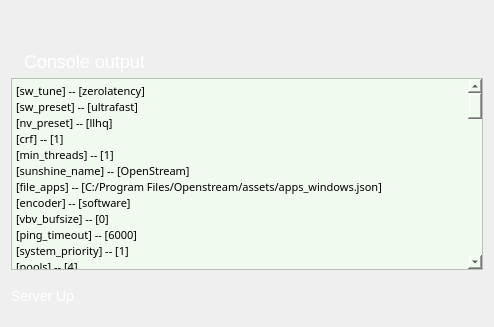
      <widget class="QWidget" name="page">
       <layout class="QVBoxLayout" name="verticalLayout_2">
        <item>
         <spacer name="verticalSpacer">
          <property name="orientation">
           <enum>Qt::Vertical</enum>
          </property>
          <property name="sizeHint" stdset="0">
           <size>
            <width>20</width>
            <height>40</height>
           </size>
          </property>
         </spacer>
        </item>
        <item>
         <layout class="QHBoxLayout" name="horizontalLayout_3">
          <item>
           <widget class="QLabel" name="label_2">
            <property name="text">
             <string/>
            </property>
            <property name="pixmap">
             <pixmap>:/resources/icons/terminal-ic.png</pixmap>
            </property>
           </widget>
          </item>
          <item>
           <widget class="QLabel" name="console_output_label">
            <property name="sizePolicy">
             <sizepolicy hsizetype="Fixed" vsizetype="Minimum">
              <horstretch>10</horstretch>
              <verstretch>0</verstretch>
             </sizepolicy>
            </property>
            <property name="styleSheet">
             <string notr="true">color: rgb(255, 255, 255);
font: &quot;Open Sans&quot;;
font-size: 18px;</string>
            </property>
            <property name="text">
             <string>Console output</string>
            </property>
            <property name="alignment">
             <set>Qt::AlignLeading|Qt::AlignLeft|Qt::AlignTop</set>
            </property>
           </widget>
          </item>
          <item>
           <spacer name="horizontalSpacer">
            <property name="orientation">
             <enum>Qt::Horizontal</enum>
            </property>
            <property name="sizeHint" stdset="0">
             <size>
              <width>338</width>
              <height>20</height>
             </size>
            </property>
           </spacer>
          </item>
         </layout>
        </item>
        <item>
         <widget class="QTextEdit" name="textEdit">
          <property name="sizePolicy">
           <sizepolicy hsizetype="Expanding" vsizetype="Expanding">
            <horstretch>0</horstretch>
            <verstretch>1</verstretch>
           </sizepolicy>
          </property>
          <property name="font">
           <font>
            <family>Arial Black</family>
            <weight>50</weight>
            <italic>false</italic>
            <bold>false</bold>
           </font>
          </property>
          <property name="styleSheet">
           <string notr="true">background-color: rgb(241, 250, 238);
color: rgb(0, 0, 0);
font: &quot;Open Sans&quot;;
</string>
          </property>
          <property name="html">
           <string>&lt;!DOCTYPE HTML PUBLIC &quot;-//W3C//DTD HTML 4.0//EN&quot; &quot;http://www.w3.org/TR/REC-html40/strict.dtd&quot;&gt;
&lt;html&gt;&lt;head&gt;&lt;meta name=&quot;qrichtext&quot; content=&quot;1&quot; /&gt;&lt;style type=&quot;text/css&quot;&gt;
p, li { white-space: pre-wrap; }
&lt;/style&gt;&lt;/head&gt;&lt;body style=&quot; font-family:'Arial Black'; font-size:8.25pt; font-weight:400; font-style:normal;&quot;&gt;
&lt;p style=&quot; margin-top:0px; margin-bottom:0px; margin-left:0px; margin-right:0px; -qt-block-indent:0; text-indent:0px;&quot;&gt;&lt;span style=&quot; font-family:'Open Sans Semibold'; font-size:8pt;&quot;&gt;[sw_tune] -- [zerolatency]&lt;/span&gt;&lt;/p&gt;
&lt;p style=&quot; margin-top:0px; margin-bottom:0px; margin-left:0px; margin-right:0px; -qt-block-indent:0; text-indent:0px;&quot;&gt;&lt;span style=&quot; font-family:'Open Sans Semibold'; font-size:8pt;&quot;&gt;[sw_preset] -- [ultrafast]&lt;/span&gt;&lt;/p&gt;
&lt;p style=&quot; margin-top:0px; margin-bottom:0px; margin-left:0px; margin-right:0px; -qt-block-indent:0; text-indent:0px;&quot;&gt;&lt;span style=&quot; font-family:'Open Sans Semibold'; font-size:8pt;&quot;&gt;[nv_preset] -- [llhq]&lt;/span&gt;&lt;/p&gt;
&lt;p style=&quot; margin-top:0px; margin-bottom:0px; margin-left:0px; margin-right:0px; -qt-block-indent:0; text-indent:0px;&quot;&gt;&lt;span style=&quot; font-family:'Open Sans Semibold'; font-size:8pt;&quot;&gt;[crf] -- [1]&lt;/span&gt;&lt;/p&gt;
&lt;p style=&quot; margin-top:0px; margin-bottom:0px; margin-left:0px; margin-right:0px; -qt-block-indent:0; text-indent:0px;&quot;&gt;&lt;span style=&quot; font-family:'Open Sans Semibold'; font-size:8pt;&quot;&gt;[min_threads] -- [1]&lt;/span&gt;&lt;/p&gt;
&lt;p style=&quot; margin-top:0px; margin-bottom:0px; margin-left:0px; margin-right:0px; -qt-block-indent:0; text-indent:0px;&quot;&gt;&lt;span style=&quot; font-family:'Open Sans Semibold'; font-size:8pt;&quot;&gt;[sunshine_name] -- [OpenStream]&lt;/span&gt;&lt;/p&gt;
&lt;p style=&quot; margin-top:0px; margin-bottom:0px; margin-left:0px; margin-right:0px; -qt-block-indent:0; text-indent:0px;&quot;&gt;&lt;span style=&quot; font-family:'Open Sans Semibold'; font-size:8pt;&quot;&gt;[file_apps] -- [C:/Program Files/Openstream/assets/apps_windows.json]&lt;/span&gt;&lt;/p&gt;
&lt;p style=&quot; margin-top:0px; margin-bottom:0px; margin-left:0px; margin-right:0px; -qt-block-indent:0; text-indent:0px;&quot;&gt;&lt;span style=&quot; font-family:'Open Sans Semibold'; font-size:8pt;&quot;&gt;[encoder] -- [software]&lt;/span&gt;&lt;/p&gt;
&lt;p style=&quot; margin-top:0px; margin-bottom:0px; margin-left:0px; margin-right:0px; -qt-block-indent:0; text-indent:0px;&quot;&gt;&lt;span style=&quot; font-family:'Open Sans Semibold'; font-size:8pt;&quot;&gt;[vbv_bufsize] -- [0]&lt;/span&gt;&lt;/p&gt;
&lt;p style=&quot; margin-top:0px; margin-bottom:0px; margin-left:0px; margin-right:0px; -qt-block-indent:0; text-indent:0px;&quot;&gt;&lt;span style=&quot; font-family:'Open Sans Semibold'; font-size:8pt;&quot;&gt;[ping_timeout] -- [6000]&lt;/span&gt;&lt;/p&gt;
&lt;p style=&quot; margin-top:0px; margin-bottom:0px; margin-left:0px; margin-right:0px; -qt-block-indent:0; text-indent:0px;&quot;&gt;&lt;span style=&quot; font-family:'Open Sans Semibold'; font-size:8pt;&quot;&gt;[system_priority] -- [1]&lt;/span&gt;&lt;/p&gt;
&lt;p style=&quot; margin-top:0px; margin-bottom:0px; margin-left:0px; margin-right:0px; -qt-block-indent:0; text-indent:0px;&quot;&gt;&lt;span style=&quot; font-family:'Open Sans Semibold'; font-size:8pt;&quot;&gt;[pools] -- [4]&lt;/span&gt;&lt;/p&gt;
&lt;p style=&quot; margin-top:0px; margin-bottom:0px; margin-left:0px; margin-right:0px; -qt-block-indent:0; text-indent:0px;&quot;&gt;&lt;span style=&quot; font-family:'Open Sans Semibold'; font-size:8pt;&quot;&gt;[fec_percentage] -- [30]&lt;/span&gt;&lt;/p&gt;
&lt;p style=&quot; margin-top:0px; margin-bottom:0px; margin-left:0px; margin-right:0px; -qt-block-indent:0; text-indent:0px;&quot;&gt;&lt;span style=&quot; font-family:'Open Sans Semibold'; font-size:8pt;&quot;&gt;[qp] -- [15]&lt;/span&gt;&lt;/p&gt;
&lt;p style=&quot; margin-top:0px; margin-bottom:0px; margin-left:0px; margin-right:0px; -qt-block-indent:0; text-indent:0px;&quot;&gt;&lt;span style=&quot; font-family:'Open Sans Semibold'; font-size:8pt;&quot;&gt;[min_log_level] -- [2]&lt;/span&gt;&lt;/p&gt;
&lt;p style=&quot; margin-top:0px; margin-bottom:0px; margin-left:0px; margin-right:0px; -qt-block-indent:0; text-indent:0px;&quot;&gt;&lt;span style=&quot; font-family:'Open Sans Semibold'; font-size:8pt;&quot;&gt;[nv_rc] -- [cbr_hq]&lt;/span&gt;&lt;/p&gt;
&lt;p style=&quot; margin-top:0px; margin-bottom:0px; margin-left:0px; margin-right:0px; -qt-block-indent:0; text-indent:0px;&quot;&gt;&lt;span style=&quot; font-family:'Open Sans Semibold'; font-size:8pt;&quot;&gt;[hevc_mode] -- [2]&lt;/span&gt;&lt;/p&gt;
&lt;p style=&quot; margin-top:0px; margin-bottom:0px; margin-left:0px; margin-right:0px; -qt-block-indent:0; text-indent:0px;&quot;&gt;&lt;span style=&quot; font-family:'Open Sans Semibold'; font-size:8pt;&quot;&gt;[vbv_maxrate] -- [0]&lt;/span&gt;&lt;/p&gt;
&lt;p style=&quot; margin-top:0px; margin-bottom:0px; margin-left:0px; margin-right:0px; -qt-block-indent:0; text-indent:0px;&quot;&gt;&lt;span style=&quot; font-family:'Open Sans Semibold'; font-size:8pt;&quot;&gt;[file_state] -- [C:/Program Files/Openstream/sunshine_state.json]&lt;/span&gt;&lt;/p&gt;
&lt;p style=&quot; margin-top:0px; margin-bottom:0px; margin-left:0px; margin-right:0px; -qt-block-indent:0; text-indent:0px;&quot;&gt;&lt;span style=&quot; font-family:'Open Sans Semibold'; font-size:8pt;&quot;&gt;[2020-12-02 17:44:55.001041] [0x00000ba8] [info]    Starting streamming host...&lt;/span&gt;&lt;/p&gt;
&lt;p style=&quot; margin-top:0px; margin-bottom:0px; margin-left:0px; margin-right:0px; -qt-block-indent:0; text-indent:0px;&quot;&gt;&lt;span style=&quot; font-family:'Open Sans Semibold'; font-size:8pt;&quot;&gt;[2020:12:02:17:44:55]: Warning: Couldn't setup connection to ViGEm for gamepad support [E0000001]&lt;/span&gt;&lt;/p&gt;
&lt;p style=&quot; margin-top:0px; margin-bottom:0px; margin-left:0px; margin-right:0px; -qt-block-indent:0; text-indent:0px;&quot;&gt;&lt;span style=&quot; font-family:'Open Sans Semibold'; font-size:8pt;&quot;&gt;[2020:12:02:17:44:55]: Info: &lt;/span&gt;&lt;/p&gt;
&lt;p style=&quot; margin-top:0px; margin-bottom:0px; margin-left:0px; margin-right:0px; -qt-block-indent:0; text-indent:0px;&quot;&gt;&lt;span style=&quot; font-family:'Open Sans Semibold'; font-size:8pt;&quot;&gt;Device Description : NVIDIA GeForce 8400GS&lt;/span&gt;&lt;/p&gt;
&lt;p style=&quot; margin-top:0px; margin-bottom:0px; margin-left:0px; margin-right:0px; -qt-block-indent:0; text-indent:0px;&quot;&gt;&lt;span style=&quot; font-family:'Open Sans Semibold'; font-size:8pt;&quot;&gt;Device Vendor ID   : 0x000010DE&lt;/span&gt;&lt;/p&gt;
&lt;p style=&quot; margin-top:0px; margin-bottom:0px; margin-left:0px; margin-right:0px; -qt-block-indent:0; text-indent:0px;&quot;&gt;&lt;span style=&quot; font-family:'Open Sans Semibold'; font-size:8pt;&quot;&gt;Device Device ID   : 0x000010C3&lt;/span&gt;&lt;/p&gt;
&lt;p style=&quot; margin-top:0px; margin-bottom:0px; margin-left:0px; margin-right:0px; -qt-block-indent:0; text-indent:0px;&quot;&gt;&lt;span style=&quot; font-family:'Open Sans Semibold'; font-size:8pt;&quot;&gt;Device Video Mem   : 459 MiB&lt;/span&gt;&lt;/p&gt;
&lt;p style=&quot; margin-top:0px; margin-bottom:0px; margin-left:0px; margin-right:0px; -qt-block-indent:0; text-indent:0px;&quot;&gt;&lt;span style=&quot; font-family:'Open Sans Semibold'; font-size:8pt;&quot;&gt;Device Sys Mem     : 0 MiB&lt;/span&gt;&lt;/p&gt;
&lt;p style=&quot; margin-top:0px; margin-bottom:0px; margin-left:0px; margin-right:0px; -qt-block-indent:0; text-indent:0px;&quot;&gt;&lt;span style=&quot; font-family:'Open Sans Semibold'; font-size:8pt;&quot;&gt;Share Sys Mem      : 3583 MiB&lt;/span&gt;&lt;/p&gt;
&lt;p style=&quot; margin-top:0px; margin-bottom:0px; margin-left:0px; margin-right:0px; -qt-block-indent:0; text-indent:0px;&quot;&gt;&lt;span style=&quot; font-family:'Open Sans Semibold'; font-size:8pt;&quot;&gt;Feature Level      : 0x0000A100&lt;/span&gt;&lt;/p&gt;
&lt;p style=&quot; margin-top:0px; margin-bottom:0px; margin-left:0px; margin-right:0px; -qt-block-indent:0; text-indent:0px;&quot;&gt;&lt;span style=&quot; font-family:'Open Sans Semibold'; font-size:8pt;&quot;&gt;Capture size       : 1360x768&lt;/span&gt;&lt;/p&gt;
&lt;p style=&quot; margin-top:0px; margin-bottom:0px; margin-left:0px; margin-right:0px; -qt-block-indent:0; text-indent:0px;&quot;&gt;&lt;span style=&quot; font-family:'Open Sans Semibold'; font-size:8pt;&quot;&gt;[2020:12:02:17:44:55]: Info: &lt;/span&gt;&lt;/p&gt;
&lt;p style=&quot; margin-top:0px; margin-bottom:0px; margin-left:0px; margin-right:0px; -qt-block-indent:0; text-indent:0px;&quot;&gt;&lt;span style=&quot; font-family:'Open Sans Semibold'; font-size:8pt;&quot;&gt;Device Description : NVIDIA GeForce 8400GS&lt;/span&gt;&lt;/p&gt;
&lt;p style=&quot; margin-top:0px; margin-bottom:0px; margin-left:0px; margin-right:0px; -qt-block-indent:0; text-indent:0px;&quot;&gt;&lt;span style=&quot; font-family:'Open Sans Semibold'; font-size:8pt;&quot;&gt;Device Vendor ID   : 0x000010DE&lt;/span&gt;&lt;/p&gt;
&lt;p style=&quot; margin-top:0px; margin-bottom:0px; margin-left:0px; margin-right:0px; -qt-block-indent:0; text-indent:0px;&quot;&gt;&lt;span style=&quot; font-family:'Open Sans Semibold'; font-size:8pt;&quot;&gt;Device Device ID   : 0x000010C3&lt;/span&gt;&lt;/p&gt;
&lt;p style=&quot; margin-top:0px; margin-bottom:0px; margin-left:0px; margin-right:0px; -qt-block-indent:0; text-indent:0px;&quot;&gt;&lt;span style=&quot; font-family:'Open Sans Semibold'; font-size:8pt;&quot;&gt;Device Video Mem   : 459 MiB&lt;/span&gt;&lt;/p&gt;
&lt;p style=&quot; margin-top:0px; margin-bottom:0px; margin-left:0px; margin-right:0px; -qt-block-indent:0; text-indent:0px;&quot;&gt;&lt;span style=&quot; font-family:'Open Sans Semibold'; font-size:8pt;&quot;&gt;Device Sys Mem     : 0 MiB&lt;/span&gt;&lt;/p&gt;
&lt;p style=&quot; margin-top:0px; margin-bottom:0px; margin-left:0px; margin-right:0px; -qt-block-indent:0; text-indent:0px;&quot;&gt;&lt;span style=&quot; font-family:'Open Sans Semibold'; font-size:8pt;&quot;&gt;Share Sys Mem      : 3583 MiB&lt;/span&gt;&lt;/p&gt;
&lt;p style=&quot; margin-top:0px; margin-bottom:0px; margin-left:0px; margin-right:0px; -qt-block-indent:0; text-indent:0px;&quot;&gt;&lt;span style=&quot; font-family:'Open Sans Semibold'; font-size:8pt;&quot;&gt;Feature Level      : 0x0000A100&lt;/span&gt;&lt;/p&gt;
&lt;p style=&quot; margin-top:0px; margin-bottom:0px; margin-left:0px; margin-right:0px; -qt-block-indent:0; text-indent:0px;&quot;&gt;&lt;span style=&quot; font-family:'Open Sans Semibold'; font-size:8pt;&quot;&gt;Capture size       : 1360x768&lt;/span&gt;&lt;/p&gt;
&lt;p style=&quot; margin-top:0px; margin-bottom:0px; margin-left:0px; margin-right:0px; -qt-block-indent:0; text-indent:0px;&quot;&gt;&lt;span style=&quot; font-family:'Open Sans Semibold'; font-size:8pt;&quot;&gt;[2020:12:02:17:44:55]: Info: &lt;/span&gt;&lt;/p&gt;
&lt;p style=&quot; margin-top:0px; margin-bottom:0px; margin-left:0px; margin-right:0px; -qt-block-indent:0; text-indent:0px;&quot;&gt;&lt;span style=&quot; font-family:'Open Sans Semibold'; font-size:8pt;&quot;&gt;Device Description : NVIDIA GeForce 8400GS&lt;/span&gt;&lt;/p&gt;
&lt;p style=&quot; margin-top:0px; margin-bottom:0px; margin-left:0px; margin-right:0px; -qt-block-indent:0; text-indent:0px;&quot;&gt;&lt;span style=&quot; font-family:'Open Sans Semibold'; font-size:8pt;&quot;&gt;Device Vendor ID   : 0x000010DE&lt;/span&gt;&lt;/p&gt;
&lt;p style=&quot; margin-top:0px; margin-bottom:0px; margin-left:0px; margin-right:0px; -qt-block-indent:0; text-indent:0px;&quot;&gt;&lt;span style=&quot; font-family:'Open Sans Semibold'; font-size:8pt;&quot;&gt;Device Device ID   : 0x000010C3&lt;/span&gt;&lt;/p&gt;
&lt;p style=&quot; margin-top:0px; margin-bottom:0px; margin-left:0px; margin-right:0px; -qt-block-indent:0; text-indent:0px;&quot;&gt;&lt;span style=&quot; font-family:'Open Sans Semibold'; font-size:8pt;&quot;&gt;Device Video Mem   : 459 MiB&lt;/span&gt;&lt;/p&gt;
&lt;p style=&quot; margin-top:0px; margin-bottom:0px; margin-left:0px; margin-right:0px; -qt-block-indent:0; text-indent:0px;&quot;&gt;&lt;span style=&quot; font-family:'Open Sans Semibold'; font-size:8pt;&quot;&gt;Device Sys Mem     : 0 MiB&lt;/span&gt;&lt;/p&gt;
&lt;p style=&quot; margin-top:0px; margin-bottom:0px; margin-left:0px; margin-right:0px; -qt-block-indent:0; text-indent:0px;&quot;&gt;&lt;span style=&quot; font-family:'Open Sans Semibold'; font-size:8pt;&quot;&gt;Share Sys Mem      : 3583 MiB&lt;/span&gt;&lt;/p&gt;
&lt;p style=&quot; margin-top:0px; margin-bottom:0px; margin-left:0px; margin-right:0px; -qt-block-indent:0; text-indent:0px;&quot;&gt;&lt;span style=&quot; font-family:'Open Sans Semibold'; font-size:8pt;&quot;&gt;Feature Level      : 0x0000A100&lt;/span&gt;&lt;/p&gt;
&lt;p style=&quot; margin-top:0px; margin-bottom:0px; margin-left:0px; margin-right:0px; -qt-block-indent:0; text-indent:0px;&quot;&gt;&lt;span style=&quot; font-family:'Open Sans Semibold'; font-size:8pt;&quot;&gt;Capture size       : 1360x768&lt;/span&gt;&lt;/p&gt;
&lt;p style=&quot;-qt-paragraph-type:empty; margin-top:0px; margin-bottom:0px; margin-left:0px; margin-right:0px; -qt-block-indent:0; text-indent:0px; font-family:'Open Sans Semibold'; font-size:8pt;&quot;&gt;&lt;br /&gt;&lt;/p&gt;
&lt;p style=&quot; margin-top:0px; margin-bottom:0px; margin-left:0px; margin-right:0px; -qt-block-indent:0; text-indent:0px;&quot;&gt;&lt;span style=&quot; font-family:'Open Sans Semibold'; font-size:8pt; color:#000000;&quot;&gt;x265 [info]: HEVC encoder version 3.4&lt;/span&gt;&lt;/p&gt;
&lt;p style=&quot; margin-top:0px; margin-bottom:0px; margin-left:0px; margin-right:0px; -qt-block-indent:0; text-indent:0px;&quot;&gt;&lt;span style=&quot; font-family:'Open Sans Semibold'; font-size:8pt; color:#000000;&quot;&gt;x265 [info]: build info [Windows][GCC 10.1.0][64 bit] 8bit+10bit+12bit&lt;/span&gt;&lt;/p&gt;
&lt;p style=&quot; margin-top:0px; margin-bottom:0px; margin-left:0px; margin-right:0px; -qt-block-indent:0; text-indent:0px;&quot;&gt;&lt;span style=&quot; font-family:'Open Sans Semibold'; font-size:8pt; color:#000000;&quot;&gt;x265 [info]: using cpu capabilities: MMX2 SSE2Fast SSSE3 SSE4.2 AVX&lt;/span&gt;&lt;/p&gt;
&lt;p style=&quot; margin-top:0px; margin-bottom:0px; margin-left:0px; margin-right:0px; -qt-block-indent:0; text-indent:0px;&quot;&gt;&lt;span style=&quot; font-family:'Open Sans Semibold'; font-size:8pt; color:#000000;&quot;&gt;x265 [info]: Main profile, Level-4.1 (Main tier)&lt;/span&gt;&lt;/p&gt;
&lt;p style=&quot; margin-top:0px; margin-bottom:0px; margin-left:0px; margin-right:0px; -qt-block-indent:0; text-indent:0px;&quot;&gt;&lt;span style=&quot; font-family:'Open Sans Semibold'; font-size:8pt; color:#000000;&quot;&gt;x265 [info]: Thread pool created using 4 threads&lt;/span&gt;&lt;/p&gt;
&lt;p style=&quot; margin-top:0px; margin-bottom:0px; margin-left:0px; margin-right:0px; -qt-block-indent:0; text-indent:0px;&quot;&gt;&lt;span style=&quot; font-family:'Open Sans Semibold'; font-size:8pt; color:#000000;&quot;&gt;x265 [info]: Slices                              : 1&lt;/span&gt;&lt;/p&gt;
&lt;p style=&quot; margin-top:0px; margin-bottom:0px; margin-left:0px; margin-right:0px; -qt-block-indent:0; text-indent:0px;&quot;&gt;&lt;span style=&quot; font-family:'Open Sans Semibold'; font-size:8pt; color:#000000;&quot;&gt;x265 [info]: frame threads / pool features       : 1 / wpp(34 rows)+pmode&lt;/span&gt;&lt;/p&gt;
&lt;p style=&quot; margin-top:0px; margin-bottom:0px; margin-left:0px; margin-right:0px; -qt-block-indent:0; text-indent:0px;&quot;&gt;&lt;span style=&quot; font-family:'Open Sans Semibold'; font-size:8pt; color:#000000;&quot;&gt;x265 [warning]: VBV maxrate specified, but no bufsize, ignored&lt;/span&gt;&lt;/p&gt;
&lt;p style=&quot; margin-top:0px; margin-bottom:0px; margin-left:0px; margin-right:0px; -qt-block-indent:0; text-indent:0px;&quot;&gt;&lt;span style=&quot; font-family:'Open Sans Semibold'; font-size:8pt; color:#000000;&quot;&gt;x265 [info]: Coding QT: max CU size, min CU size : 32 / 16&lt;/span&gt;&lt;/p&gt;
&lt;p style=&quot; margin-top:0px; margin-bottom:0px; margin-left:0px; margin-right:0px; -qt-block-indent:0; text-indent:0px;&quot;&gt;&lt;span style=&quot; font-family:'Open Sans Semibold'; font-size:8pt; color:#000000;&quot;&gt;x265 [info]: Residual QT: max TU size, max depth : 32 / 1 inter / 1 intra&lt;/span&gt;&lt;/p&gt;
&lt;p style=&quot; margin-top:0px; margin-bottom:0px; margin-left:0px; margin-right:0px; -qt-block-indent:0; text-indent:0px;&quot;&gt;&lt;span style=&quot; font-family:'Open Sans Semibold'; font-size:8pt; color:#000000;&quot;&gt;x265 [info]: ME / range / subpel / merge         : dia / 57 / 0 / 2&lt;/span&gt;&lt;/p&gt;
&lt;p style=&quot; margin-top:0px; margin-bottom:0px; margin-left:0px; margin-right:0px; -qt-block-indent:0; text-indent:0px;&quot;&gt;&lt;span style=&quot; font-family:'Open Sans Semibold'; font-size:8pt; color:#000000;&quot;&gt;x265 [info]: Keyframe min / max / scenecut       : disabled&lt;/span&gt;&lt;/p&gt;
&lt;p style=&quot; margin-top:0px; margin-bottom:0px; margin-left:0px; margin-right:0px; -qt-block-indent:0; text-indent:0px;&quot;&gt;&lt;span style=&quot; font-family:'Open Sans Semibold'; font-size:8pt; color:#000000;&quot;&gt;x265 [info]: Lookahead / bframes / badapt        : 0 / 0 / 0&lt;/span&gt;&lt;/p&gt;
&lt;p style=&quot; margin-top:0px; margin-bottom:0px; margin-left:0px; margin-right:0px; -qt-block-indent:0; text-indent:0px;&quot;&gt;&lt;span style=&quot; font-family:'Open Sans Semibold'; font-size:8pt; color:#000000;&quot;&gt;x265 [info]: b-pyramid / weightp / weightb       : 0 / 0 / 0&lt;/span&gt;&lt;/p&gt;
&lt;p style=&quot; margin-top:0px; margin-bottom:0px; margin-left:0px; margin-right:0px; -qt-block-indent:0; text-indent:0px;&quot;&gt;&lt;span style=&quot; font-family:'Open Sans Semibold'; font-size:8pt; color:#000000;&quot;&gt;x265 [info]: References / ref-limit  cu / depth  : 1 / off / off&lt;/span&gt;&lt;/p&gt;
&lt;p style=&quot; margin-top:0px; margin-bottom:0px; margin-left:0px; margin-right:0px; -qt-block-indent:0; text-indent:0px;&quot;&gt;&lt;span style=&quot; font-family:'Open Sans Semibold'; font-size:8pt; color:#000000;&quot;&gt;x265 [info]: Rate Control / qCompress            : CRF-1.0 / 0.60&lt;/span&gt;&lt;/p&gt;
&lt;p style=&quot; margin-top:0px; margin-bottom:0px; margin-left:0px; margin-right:0px; -qt-block-indent:0; text-indent:0px;&quot;&gt;&lt;span style=&quot; font-family:'Open Sans Semibold'; font-size:8pt; color:#000000;&quot;&gt;x265 [info]: tools: rd=2 psy-rd=2.00 early-skip rskip mode=1 tmvp fast-intra&lt;/span&gt;&lt;/p&gt;
&lt;p style=&quot; margin-top:0px; margin-bottom:0px; margin-left:0px; margin-right:0px; -qt-block-indent:0; text-indent:0px;&quot;&gt;&lt;span style=&quot; font-family:'Open Sans Semibold'; font-size:8pt; color:#000000;&quot;&gt;x265 [info]: tools: strong-intra-smoothing lslices=6 deblock&lt;/span&gt;&lt;/p&gt;
&lt;p style=&quot; margin-top:0px; margin-bottom:0px; margin-left:0px; margin-right:0px; -qt-block-indent:0; text-indent:0px;&quot;&gt;&lt;span style=&quot; font-family:'Open Sans Semibold'; font-size:8pt; color:#000000;&quot;&gt;[2020:12:02:17:44:55]: Info: &lt;/span&gt;&lt;/p&gt;
&lt;p style=&quot; margin-top:0px; margin-bottom:0px; margin-left:0px; margin-right:0px; -qt-block-indent:0; text-indent:0px;&quot;&gt;&lt;span style=&quot; font-family:'Open Sans Semibold'; font-size:8pt; color:#000000;&quot;&gt;Device Description : NVIDIA GeForce 8400GS&lt;/span&gt;&lt;/p&gt;
&lt;p style=&quot; margin-top:0px; margin-bottom:0px; margin-left:0px; margin-right:0px; -qt-block-indent:0; text-indent:0px;&quot;&gt;&lt;span style=&quot; font-family:'Open Sans Semibold'; font-size:8pt; color:#000000;&quot;&gt;Device Vendor ID   : 0x000010DE&lt;/span&gt;&lt;/p&gt;
&lt;p style=&quot; margin-top:0px; margin-bottom:0px; margin-left:0px; margin-right:0px; -qt-block-indent:0; text-indent:0px;&quot;&gt;&lt;span style=&quot; font-family:'Open Sans Semibold'; font-size:8pt; color:#000000;&quot;&gt;Device Device ID   : 0x000010C3&lt;/span&gt;&lt;/p&gt;
&lt;p style=&quot; margin-top:0px; margin-bottom:0px; margin-left:0px; margin-right:0px; -qt-block-indent:0; text-indent:0px;&quot;&gt;&lt;span style=&quot; font-family:'Open Sans Semibold'; font-size:8pt; color:#000000;&quot;&gt;Device Video Mem   : 459 MiB&lt;/span&gt;&lt;/p&gt;
&lt;p style=&quot; margin-top:0px; margin-bottom:0px; margin-left:0px; margin-right:0px; -qt-block-indent:0; text-indent:0px;&quot;&gt;&lt;span style=&quot; font-family:'Open Sans Semibold'; font-size:8pt; color:#000000;&quot;&gt;Device Sys Mem     : 0 MiB&lt;/span&gt;&lt;/p&gt;
&lt;p style=&quot; margin-top:0px; margin-bottom:0px; margin-left:0px; margin-right:0px; -qt-block-indent:0; text-indent:0px;&quot;&gt;&lt;span style=&quot; font-family:'Open Sans Semibold'; font-size:8pt; color:#000000;&quot;&gt;Share Sys Mem      : 3583 MiB&lt;/span&gt;&lt;/p&gt;
&lt;p style=&quot; margin-top:0px; margin-bottom:0px; margin-left:0px; margin-right:0px; -qt-block-indent:0; text-indent:0px;&quot;&gt;&lt;span style=&quot; font-family:'Open Sans Semibold'; font-size:8pt; color:#000000;&quot;&gt;Feature Level      : 0x0000A100&lt;/span&gt;&lt;/p&gt;
&lt;p style=&quot; margin-top:0px; margin-bottom:0px; margin-left:0px; margin-right:0px; -qt-block-indent:0; text-indent:0px;&quot;&gt;&lt;span style=&quot; font-family:'Open Sans Semibold'; font-size:8pt; color:#000000;&quot;&gt;Capture size       : 1360x768&lt;/span&gt;&lt;/p&gt;
&lt;p style=&quot; margin-top:0px; margin-bottom:0px; margin-left:0px; margin-right:0px; -qt-block-indent:0; text-indent:0px;&quot;&gt;&lt;span style=&quot; font-family:'Open Sans Semibold'; font-size:8pt; color:#000000;&quot;&gt;[2020:12:02:17:44:55]: Error: Could not send a frame for encoding: Invalid argument&lt;/span&gt;&lt;/p&gt;
&lt;p style=&quot; margin-top:0px; margin-bottom:0px; margin-left:0px; margin-right:0px; -qt-block-indent:0; text-indent:0px;&quot;&gt;&lt;span style=&quot; font-family:'Open Sans Semibold'; font-size:8pt; color:#000000;&quot;&gt;[2020:12:02:17:44:55]: Info: &lt;/span&gt;&lt;/p&gt;
&lt;p style=&quot; margin-top:0px; margin-bottom:0px; margin-left:0px; margin-right:0px; -qt-block-indent:0; text-indent:0px;&quot;&gt;&lt;span style=&quot; font-family:'Open Sans Semibold'; font-size:8pt; color:#000000;&quot;&gt;Device Description : NVIDIA GeForce 8400GS&lt;/span&gt;&lt;/p&gt;
&lt;p style=&quot; margin-top:0px; margin-bottom:0px; margin-left:0px; margin-right:0px; -qt-block-indent:0; text-indent:0px;&quot;&gt;&lt;span style=&quot; font-family:'Open Sans Semibold'; font-size:8pt; color:#000000;&quot;&gt;Device Vendor ID   : 0x000010DE&lt;/span&gt;&lt;/p&gt;
&lt;p style=&quot; margin-top:0px; margin-bottom:0px; margin-left:0px; margin-right:0px; -qt-block-indent:0; text-indent:0px;&quot;&gt;&lt;span style=&quot; font-family:'Open Sans Semibold'; font-size:8pt; color:#000000;&quot;&gt;Device Device ID   : 0x000010C3&lt;/span&gt;&lt;/p&gt;
&lt;p style=&quot; margin-top:0px; margin-bottom:0px; margin-left:0px; margin-right:0px; -qt-block-indent:0; text-indent:0px;&quot;&gt;&lt;span style=&quot; font-family:'Open Sans Semibold'; font-size:8pt; color:#000000;&quot;&gt;Device Video Mem   : 459 MiB&lt;/span&gt;&lt;/p&gt;
&lt;p style=&quot; margin-top:0px; margin-bottom:0px; margin-left:0px; margin-right:0px; -qt-block-indent:0; text-indent:0px;&quot;&gt;&lt;span style=&quot; font-family:'Open Sans Semibold'; font-size:8pt; color:#000000;&quot;&gt;Device Sys Mem     : 0 MiB&lt;/span&gt;&lt;/p&gt;
&lt;p style=&quot; margin-top:0px; margin-bottom:0px; margin-left:0px; margin-right:0px; -qt-block-indent:0; text-indent:0px;&quot;&gt;&lt;span style=&quot; font-family:'Open Sans Semibold'; font-size:8pt; color:#000000;&quot;&gt;Share Sys Mem      : 3583 MiB&lt;/span&gt;&lt;/p&gt;
&lt;p style=&quot; margin-top:0px; margin-bottom:0px; margin-left:0px; margin-right:0px; -qt-block-indent:0; text-indent:0px;&quot;&gt;&lt;span style=&quot; font-family:'Open Sans Semibold'; font-size:8pt; color:#000000;&quot;&gt;Feature Level      : 0x0000A100&lt;/span&gt;&lt;/p&gt;
&lt;p style=&quot; margin-top:0px; margin-bottom:0px; margin-left:0px; margin-right:0px; -qt-block-indent:0; text-indent:0px;&quot;&gt;&lt;span style=&quot; font-family:'Open Sans Semibold'; font-size:8pt; color:#000000;&quot;&gt;Capture size       : 1360x768&lt;/span&gt;&lt;/p&gt;
&lt;p style=&quot; margin-top:0px; margin-bottom:0px; margin-left:0px; margin-right:0px; -qt-block-indent:0; text-indent:0px;&quot;&gt;&lt;span style=&quot; font-family:'Open Sans Semibold'; font-size:8pt; color:#000000;&quot;&gt;[2020:12:02:17:44:55]: Error: Could not send a frame for encoding: Invalid argument&lt;/span&gt;&lt;/p&gt;
&lt;p style=&quot; margin-top:0px; margin-bottom:0px; margin-left:0px; margin-right:0px; -qt-block-indent:0; text-indent:0px;&quot;&gt;&lt;span style=&quot; font-family:'Open Sans Semibold'; font-size:8pt; color:#000000;&quot;&gt;[2020:12:02:17:44:55]: Info: &lt;/span&gt;&lt;/p&gt;
&lt;p style=&quot; margin-top:0px; margin-bottom:0px; margin-left:0px; margin-right:0px; -qt-block-indent:0; text-indent:0px;&quot;&gt;&lt;span style=&quot; font-family:'Open Sans Semibold'; font-size:8pt; color:#000000;&quot;&gt;Device Description : NVIDIA GeForce 8400GS&lt;/span&gt;&lt;/p&gt;
&lt;p style=&quot; margin-top:0px; margin-bottom:0px; margin-left:0px; margin-right:0px; -qt-block-indent:0; text-indent:0px;&quot;&gt;&lt;span style=&quot; font-family:'Open Sans Semibold'; font-size:8pt; color:#000000;&quot;&gt;Device Vendor ID   : 0x000010DE&lt;/span&gt;&lt;/p&gt;
&lt;p style=&quot; margin-top:0px; margin-bottom:0px; margin-left:0px; margin-right:0px; -qt-block-indent:0; text-indent:0px;&quot;&gt;&lt;span style=&quot; font-family:'Open Sans Semibold'; font-size:8pt; color:#000000;&quot;&gt;Device Device ID   : 0x000010C3&lt;/span&gt;&lt;/p&gt;
&lt;p style=&quot; margin-top:0px; margin-bottom:0px; margin-left:0px; margin-right:0px; -qt-block-indent:0; text-indent:0px;&quot;&gt;&lt;span style=&quot; font-family:'Open Sans Semibold'; font-size:8pt; color:#000000;&quot;&gt;Device Video Mem   : 459 MiB&lt;/span&gt;&lt;/p&gt;
&lt;p style=&quot; margin-top:0px; margin-bottom:0px; margin-left:0px; margin-right:0px; -qt-block-indent:0; text-indent:0px;&quot;&gt;&lt;span style=&quot; font-family:'Open Sans Semibold'; font-size:8pt; color:#000000;&quot;&gt;Device Sys Mem     : 0 MiB&lt;/span&gt;&lt;/p&gt;
&lt;p style=&quot; margin-top:0px; margin-bottom:0px; margin-left:0px; margin-right:0px; -qt-block-indent:0; text-indent:0px;&quot;&gt;&lt;span style=&quot; font-family:'Open Sans Semibold'; font-size:8pt; color:#000000;&quot;&gt;Share Sys Mem      : 3583 MiB&lt;/span&gt;&lt;/p&gt;
&lt;p style=&quot; margin-top:0px; margin-bottom:0px; margin-left:0px; margin-right:0px; -qt-block-indent:0; text-indent:0px;&quot;&gt;&lt;span style=&quot; font-family:'Open Sans Semibold'; font-size:8pt; color:#000000;&quot;&gt;Feature Level      : 0x0000A100&lt;/span&gt;&lt;/p&gt;
&lt;p style=&quot; margin-top:0px; margin-bottom:0px; margin-left:0px; margin-right:0px; -qt-block-indent:0; text-indent:0px;&quot;&gt;&lt;span style=&quot; font-family:'Open Sans Semibold'; font-size:8pt; color:#000000;&quot;&gt;Capture size       : 1360x768&lt;/span&gt;&lt;/p&gt;
&lt;p style=&quot; margin-top:0px; margin-bottom:0px; margin-left:0px; margin-right:0px; -qt-block-indent:0; text-indent:0px;&quot;&gt;&lt;span style=&quot; font-family:'Open Sans Semibold'; font-size:8pt; color:#000000;&quot;&gt;[2020:12:02:17:44:55]: Error: Could not send a frame for encoding: Invalid argument&lt;/span&gt;&lt;/p&gt;
&lt;p style=&quot; margin-top:0px; margin-bottom:0px; margin-left:0px; margin-right:0px; -qt-block-indent:0; text-indent:0px;&quot;&gt;&lt;span style=&quot; font-family:'Open Sans Semibold'; font-size:8pt; color:#000000;&quot;&gt;[2020:12:02:17:44:55]: Info: Found encoder software: [libx264, libx265]&lt;/span&gt;&lt;/p&gt;&lt;/body&gt;&lt;/html&gt;</string>
          </property>
         </widget>
        </item>
        <item>
         <layout class="QHBoxLayout" name="horizontalLayout_2">
          <item>
           <widget class="QLabel" name="label">
            <property name="sizePolicy">
             <sizepolicy hsizetype="Expanding" vsizetype="Preferred">
              <horstretch>0</horstretch>
              <verstretch>0</verstretch>
             </sizepolicy>
            </property>
            <property name="styleSheet">
             <string notr="true">color: rgb(255, 255, 255);
font: 8pt &quot;Open Sans&quot;;
font-size: 14px;</string>
            </property>
            <property name="text">
             <string>Server Up</string>
            </property>
           </widget>
          </item>
          <item>
           <spacer name="verticalSpacer_4">
            <property name="orientation">
             <enum>Qt::Vertical</enum>
            </property>
            <property name="sizeHint" stdset="0">
             <size>
              <width>20</width>
              <height>40</height>
             </size>
            </property>
           </spacer>
          </item>
          <item>
           <spacer name="horizontalSpacer_2">
            <property name="orientation">
             <enum>Qt::Horizontal</enum>
            </property>
            <property name="sizeHint" stdset="0">
             <size>
              <width>40</width>
              <height>20</height>
             </size>
            </property>
           </spacer>
          </item>
         </layout>
        </item>
       </layout>
      </widget>
